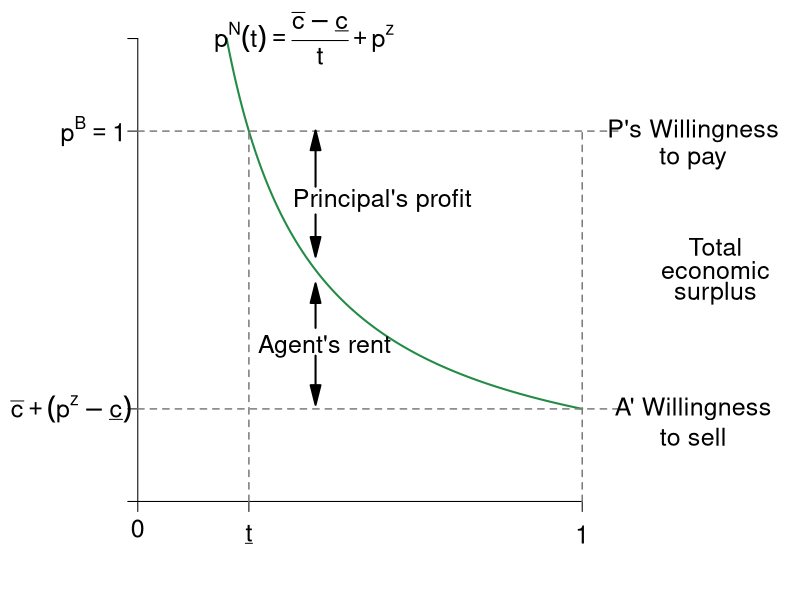

R code for this plot: (Note: this script raises an error after producing the figure.)
require(ggplot2)
require(shape)
require(plotrix)
pdf(file = "information_power/ch10_newfigure.pdf", width = 9, height = 7)

#Set parameters for graphics
pointsize <- 1.8
axislabelsize <- 1.8
labelsize <- 1.5
namesize <- 1.8
annotatesize <- 1.5
graphlinewidth <- 2
segmentlinewidth <- 1.5

disutilityFn <- function(t, cbar = 1.2, underbarc = 1, z = 0) {
  (cbar - underbarc)/(t) + z
}

#COL <- c("#1B9E77", "#D95F02", "#7570B3", "#E7298A", "#66A61E", "#E6AB02", "#A6761D", "#666666")
COL <- c("#238b45","#7fc97f", "#beaed4", "#fdc086", "#ffff99")
grays <- gray.colors(25, start = 1, end = 0)

par(mar =  c(4, 6, 1, 10))
xlims <- c(0, 1)
ylims <- c(0, 1)


plot(0, 0, xlim = xlims, ylim = ylims, type = "n",
     xlab = expression(paste(""), cex = axislabelsize),
     ylab = expression(paste(""), cex = axislabelsize),
     xaxt = "n", yaxt = "n", cex.lab = axislabelsize, bty = "n")

npts <- 500 
npts2 <- 501
#Specify the sequences of points for graphing. 
xx1 <- seq(0.2, 1, length.out = npts)
xx2 <- seq(xlims[1], xlims[2], length.out = npts)
xx3 <- seq(xlims[1], xlims[2], length.out = npts2)
xx4 <- seq(xlims[1], 25, length.out = npts2)

#Draw the lines for the graphs
lines(xx1, disutilityFn(xx1), col = COL[1], lwd = graphlinewidth)
#lines(xx2, solowCondition(xx2, delta = 5), col = COL[3], lwd = 4)
#lines(xx2, solowInfeas(xx2, delta = 5), col = COL[1], lwd = 4, lty = 2)

#Customize ticks and labels for the plot
ticksy <- c(0,0.2,0.8,1)
ylabels <- c(NA, NA, NA, NA)
ticksx <- c(0, 0.25, 1)
xlabels <- c(0, NA, NA)
axis(1, at = ticksx, pos = 0, labels = xlabels, cex.axis = labelsize)

axis(2, at = ticksy, pos = 0, labels = ylabels, las = 1, cex.axis = labelsize)

#Segments
segments(0, 0.8, 1.08, 0.8, lty = 2, lwd = 1.5, col = grays[20], xpd = TRUE)
segments(0.25, 0, 0.25, 0.8, lty = 2, lwd = 1.5, col = grays[20],xpd = TRUE)
segments(0, 0.2, 1.08, 0.2,lty = 2, lwd = 1.5, col = grays[20],xpd = TRUE)
segments(1, 0, 1,0.8, lty = 2, lwd = 1.5, col = grays[20],xpd = TRUE)

#Axis tick labels
#y
text(-0.15, 0.2, expression(paste(bar(c)+(p^z-underline(c)))), cex = labelsize, xpd = TRUE)
text(-0.1, 0.8, expression(paste(p^B == 1)), cex = labelsize, xpd = TRUE)
#x
text(0.25, -0.07, expression(paste(underline(t))), cex = labelsize, xpd = TRUE)
text(1, -0.07, expression(paste(1)), cex = labelsize, xpd = TRUE)

#Text annotations
text(0.375, 1, expression(paste(p^N,(t) == frac(bar(c)-underline(c),t)+p^z)), cex = labelsize, xpd = TRUE)
text(0.42, .335, expression(paste("Agent's rent")), cex = labelsize, xpd = TRUE)
text(.55, .65, expression(paste("Principal's profit")), cex = labelsize, xpd = TRUE)
text(1.3, 0.55, expression(paste("Total")), cex = labelsize, xpd = TRUE)
text(1.3, 0.5, expression(paste("economic")), cex = labelsize, xpd = TRUE)
text(1.3, 0.45, expression(paste("surplus")), cex = labelsize, xpd = TRUE)
text(1.25, 0.8, expression(paste("P's Willingness")), cex = labelsize, xpd = TRUE)
text(1.25, 0.74, expression(paste("to pay")), cex = labelsize, xpd = TRUE)

text(1.25, 0.2, expression(paste("A' Willingness")), cex = labelsize, xpd = TRUE)
text(1.25, 0.14, expression(paste("to sell")), cex = labelsize, xpd = TRUE)


#Arrows
Arrows(0.4, 0.375, .4, .45, col = "black", lty = 1, lwd = 2, arr.type = "triangle")
Arrows(0.4, 0.315, .4, .23, col = "black", lty = 1, lwd = 2, arr.type = "triangle")
Arrows(.4, .68, 0.4, 0.78, col = "black", lty = 1, lwd = 2, arr.type = "triangle")
Arrows(.4, .62, 0.4, 0.55, col = "black", lty = 1, lwd = 2, arr.type = "triangle")

#Brackets
brackets(x1 = 1.12, y1 = 0.76, x2 = 1.12, y2 = 0.24, ticks = 0.5, curvature = 0.5, type = 1, 
         col = "black", lwd = 2, lty = 1, xpd = TRUE)


#Axes labels
text(0.5, -0.15, expression(paste("Degree of contractual completeness, t")), xpd = TRUE, cex = axislabelsize) 
text(-0.15, 0.5, expression(paste("Price, p")), xpd = TRUE, cex = axislabelsize,srt = 90) 


dev.off()
